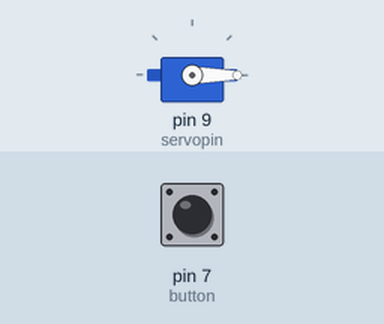
This sketch was run on a simulated Arduino Uno, built with avr-gcc and run on an emulated ATmega328P. On the bench: servo. Inputs (shaded band) come from the test bench; at power-on: pin 7 (button) LOW. What the sketch prints to the serial monitor is not drawn.

Above: at 1.2 s.
1.3 s: pin 7 (button) pulled HIGH for 1 s
At 3.3 s:
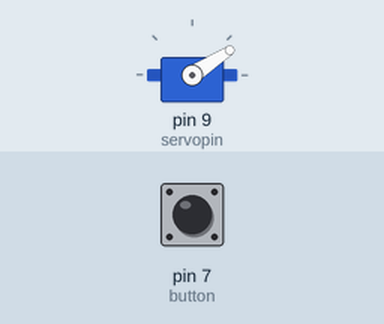
3.8 s: pin 7 (button) pulled HIGH for 3.2 s
At 8.1 s:
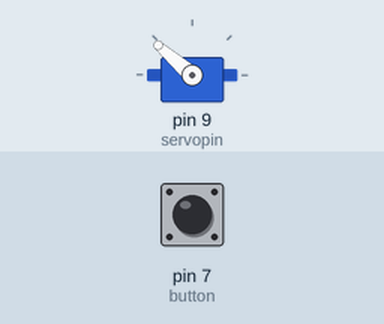
8.5 s: pin 7 (button) pulled HIGH for 0.15 s
At 8.9 s:
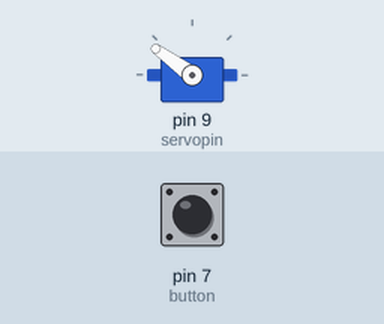
10.1 s: pin 7 (button) pulled HIGH for 1 s
At 12.2 s:
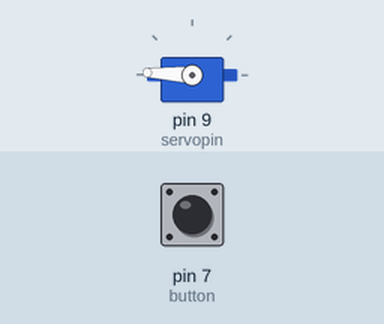
12.6 s: pin 7 (button) pulled HIGH for 0.15 s
At 13.6 s:
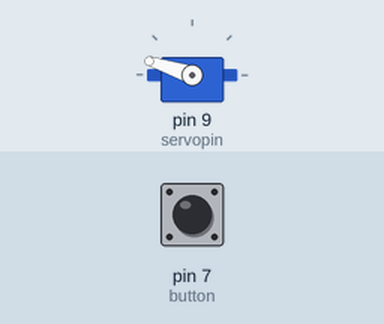
Timing chart, 0 to 16.6 s (numbered marks = the images above; inputs shaded):
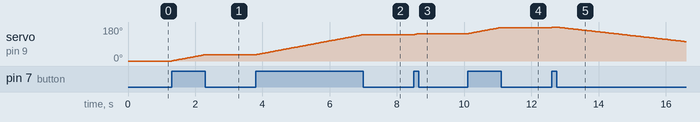

Measured:
- after the input at 1.3 s, servo on pin 9 (servopin): moves from 0° to 33° over 0.97 s, starting at once
- after the input at 3.8 s, servo on pin 9 (servopin): moves from 33° to 139° over 3.2 s, starting at once
- after the input at 8.5 s, servo on pin 9 (servopin): 139° → 144° at once
- after the input at 10.1 s, servo on pin 9 (servopin): moves from 144° to 177° over 0.97 s, starting at once
- after the input at 12.6 s, servo on pin 9 (servopin): rises from 177° to 180° in 0.06 s, then falls to 103° in 3.9 s

The sketch:

dannyButton.ino
```cpp
/*
  Date: 12 Jan 2017

  Danny's project

  Rotating when button is pressed.
  Stops when fully closed or button is pressed again.

*/

#include <Servo.h>

Servo myservo;

int button = 7;

int servopin = 9;

int buttonState = 0;

int angle = 0;

void setup() {

  // setting pin for button
  pinMode(button, INPUT);

  // attach pin to servo
  myservo.attach(servopin);

  myservo.write(angle);

  Serial.begin(9600);
}

void loop() {

  if(angle == 180) {
    // rotating the servo back to starting point, closing hand
   for(angle = 180; angle > 0; angle--) {

     // syntax: servo.write(angle). Rotate servo to the angle specified
     myservo.write(angle);

     // delay to give servo enough time to rotate
     delay(50);

   }
  }

  // read state of button pin
  buttonState = digitalRead(button);

  Serial.println(buttonState);

  // check if button is pressed
  if(buttonState == 1) {

    angle++;
    myservo.write(angle);
    delay(30);
  }

}
```
